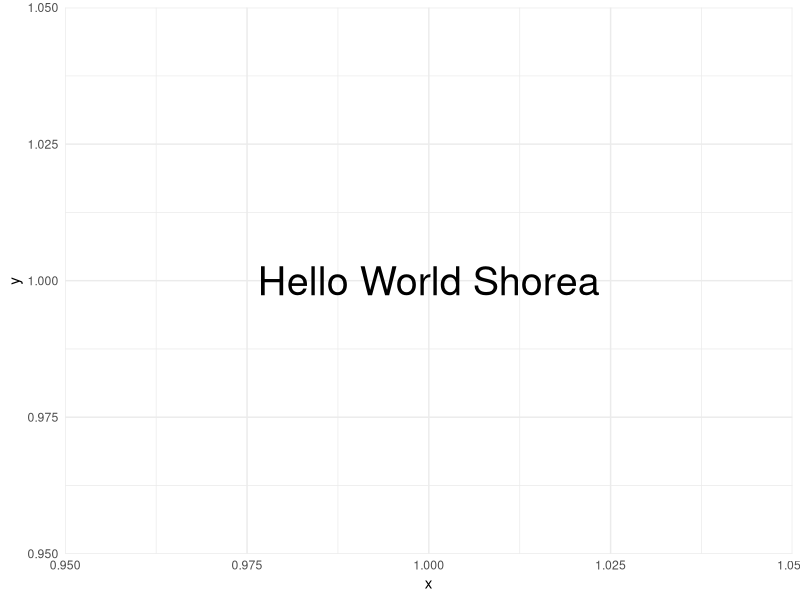
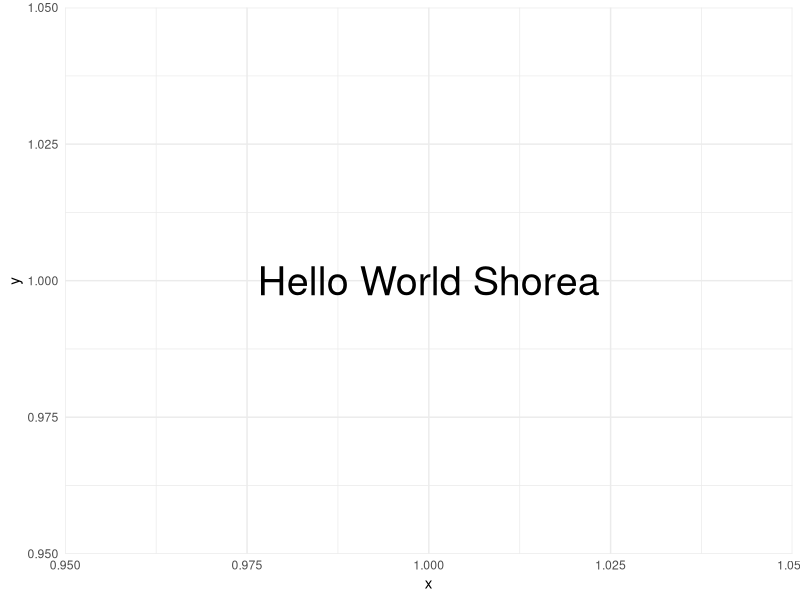
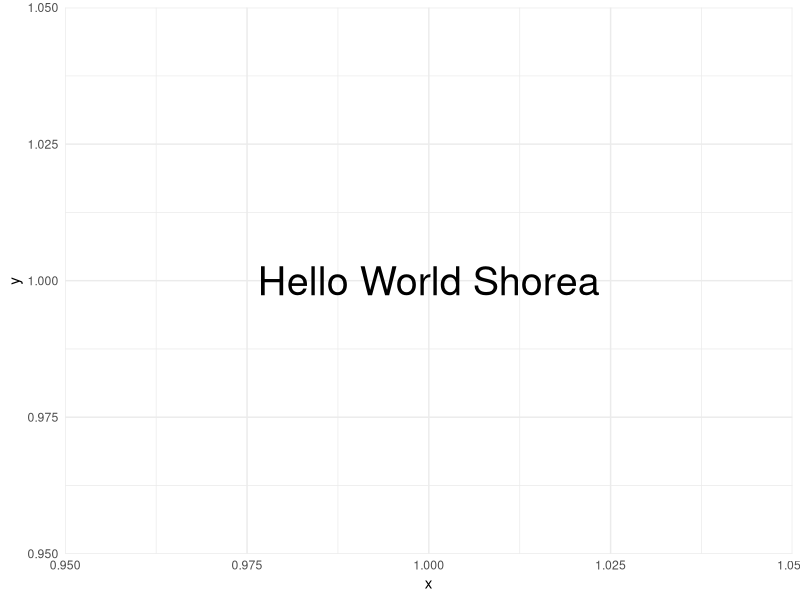
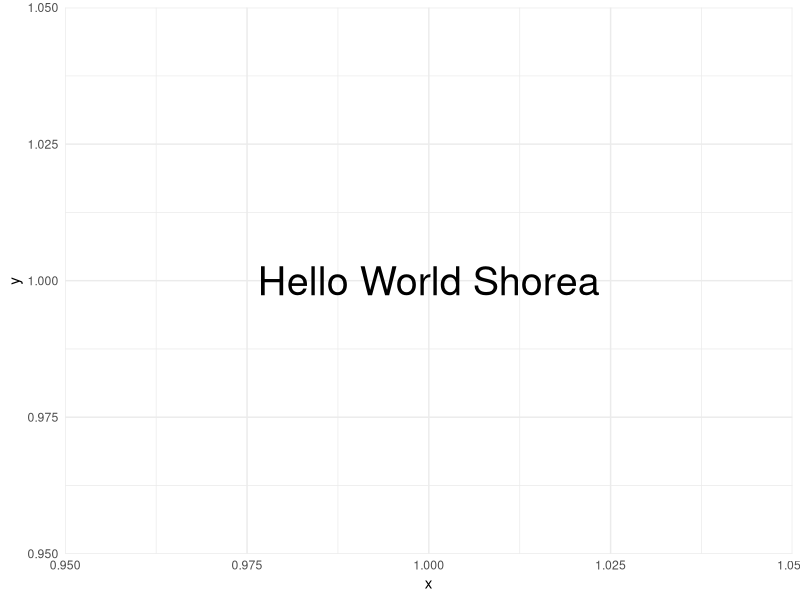

Generate these figures, in order, with R:
library(ggplot2)
p <- ggplot() + 
  annotate("text", x=1, y=1, label="Hello World Shorea", size=10) +
  theme_minimal()
dir.create("scratch", showWarnings = FALSE)
ggsave("scratch/test_default.png", p)
ggsave("scratch/test_cairo.png", p, type="cairo")
ggsave("scratch/test_png_device.png", p, device=png)
ggsave("scratch/test_ragg.png", p, device=ragg::agg_png)
cat("Done testing fonts!\n")
